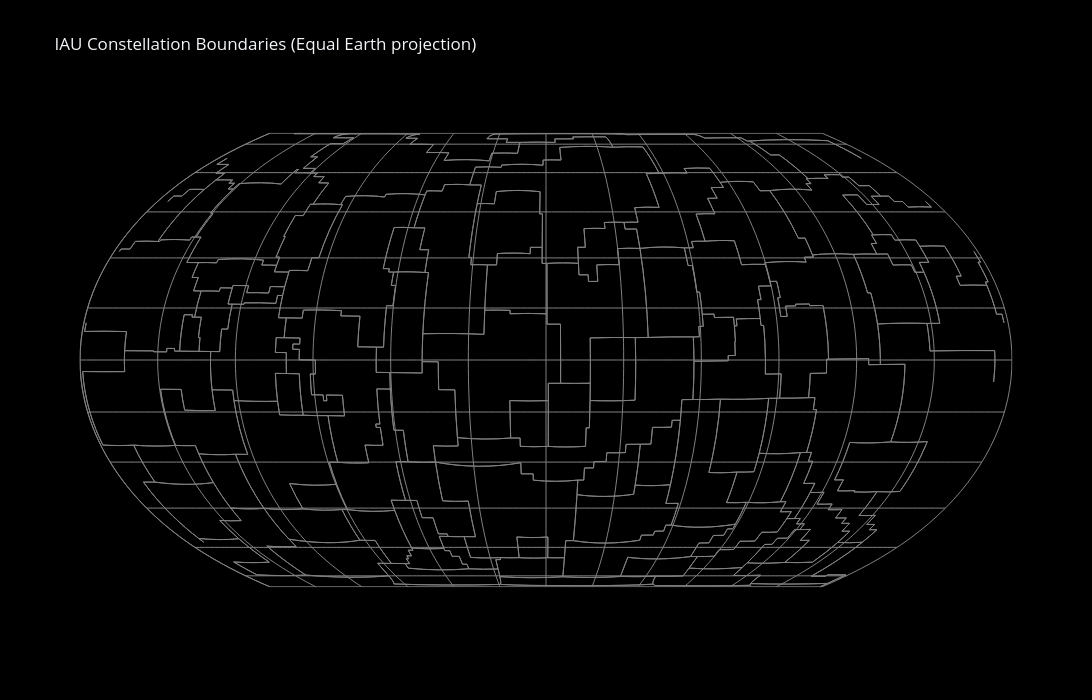

The notebook cell this image was saved under:
### Code cell
def boundary_trace(name: str, group: pd.DataFrame) -> go.Scattergeo:
    """Build a closed-polygon line trace, splitting segments that wrap across RA 0h/24h."""
    ra = group["ra_h"].tolist() + [group["ra_h"].iloc[0]]
    dec = group["dec_deg"].tolist() + [group["dec_deg"].iloc[0]]

    ra_out, dec_out = [ra[0]], [dec[0]]
    for prev_ra, cur_ra, cur_dec in zip(ra, ra[1:], dec[1:]):
        if abs(cur_ra - prev_ra) > 12:  # RA wraparound, break the line
            ra_out.append(None)
            dec_out.append(None)
        ra_out.append(cur_ra)
        dec_out.append(cur_dec)

    lon_out = [None if r is None else ra_h_to_lon(r) for r in ra_out]

    return go.Scattergeo(
        lon=lon_out,
        lat=dec_out,
        mode="lines",
        name=name,
        line=dict(width=1, color="grey"),
        hoverinfo="text",
        hovertext=name,
        showlegend=False,
    )


fig = go.Figure(
    data=[
        boundary_trace(name, group)
        for name, group in boundaries.groupby("constellation", sort=False)
    ]
)
fig.update_geos(
    projection_type="equal earth",
    lonaxis=dict(range=[-180, 180], dtick=30, showgrid=True, gridcolor="grey"),
    lataxis=dict(range=[-90, 90], dtick=15, showgrid=True, gridcolor="grey"),
    showland=False,
    showocean=False,
    showcountries=False,
    showcoastlines=False,
    showlakes=False,
    showrivers=False,
    showframe=True,
    framecolor="grey",
    bgcolor="black",
)
fig.update_layout(
    title="IAU Constellation Boundaries (Equal Earth projection)",
    width=1200,
    height=700,
    template="plotly_dark",
    paper_bgcolor="black",
)
